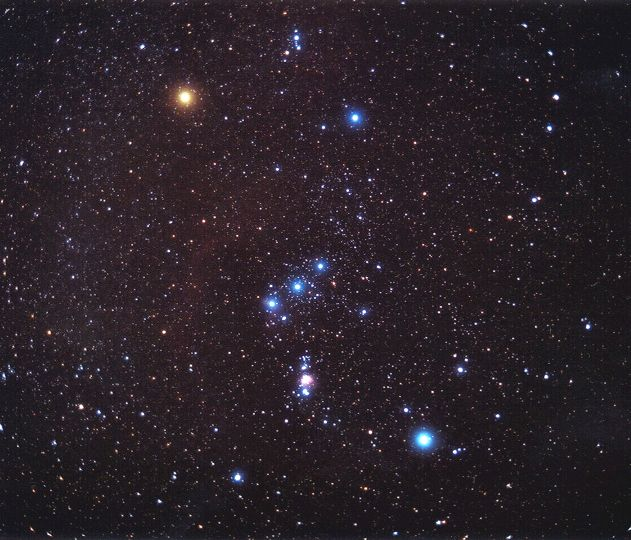
#> input picture CS314  Image Processing Practical (1)/Assignment 04 - Intensity Transformations and Operations on Images/Assignment 04/orion_spinelli_c1.jpg, 631 x 540 px
$ python S17355Q1.py
#> lines starting #> are read from the running program, lines starting #| are printed output that depends on the picture; after the words box and inside, x2 and y2 are one past the last pixel; in counts of white or black regions, pixels touching at a corner belong together
import numpy as np
import cv2
import matplotlib.pyplot as plt


img = cv2.imread(r'orion_spinelli_c1.jpg',cv2.IMREAD_COLOR)
#> img is the input picture: shape (540, 631, 3); mean B, G, R 40.7, 33.6, 42.1
imgRGB = cv2.cvtColor(img,cv2.COLOR_BGR2RGB)

imgGrayScale = cv2.cvtColor(imgRGB,cv2.COLOR_BGR2GRAY)

blur=cv2.medianBlur(imgGrayScale,11)
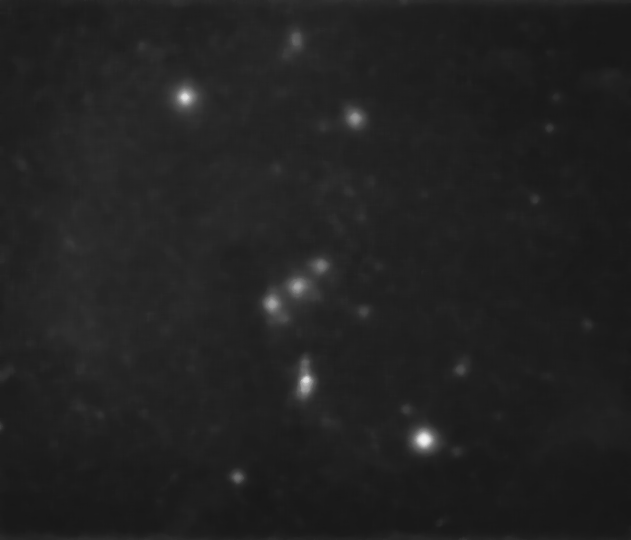
#> blur: shape (540, 631); min 23, max 241, mean 33.8
ret,mask =cv2.threshold(blur,0,255,cv2.THRESH_BINARY +cv2.THRESH_OTSU)
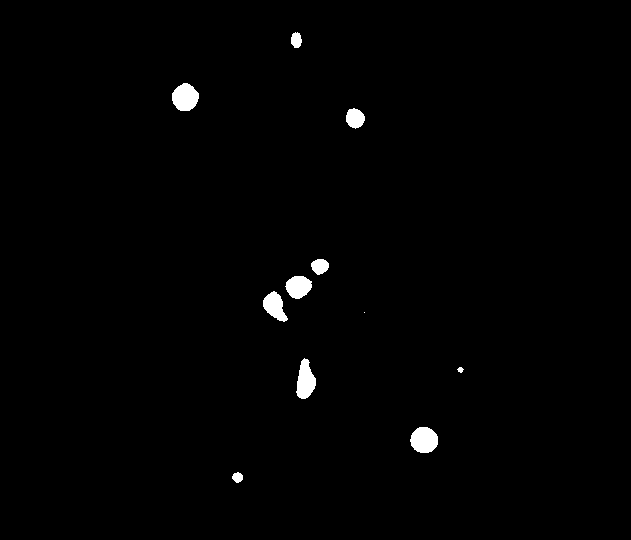
#> mask: shape (540, 631); 0.99% white; 11 white regions (1 under 20 px), largest, box (x1, y1, x2, y2) and area: (410, 427, 438, 453) 575, (172, 83, 199, 111) 570, (296, 358, 316, 399) 542
#> ret = 70


masked =cv2.cvtColor(mask,cv2.COLOR_GRAY2BGR)
output = cv2.bitwise_and(imgRGB,masked)


plt.subplot(1,3,1)
plt.title('Original image')
plt.imshow(imgRGB)

plt.subplot(1,3,2)
plt.title('mask')
plt.imshow(masked,cmap='Greys_r')

plt.subplot(1,3,3)
plt.title('Output')
plt.imshow(output)

plt.show()
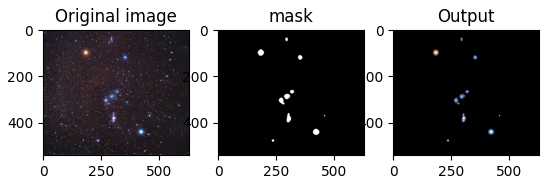
#> figure drawn by matplotlib, 3 panels
